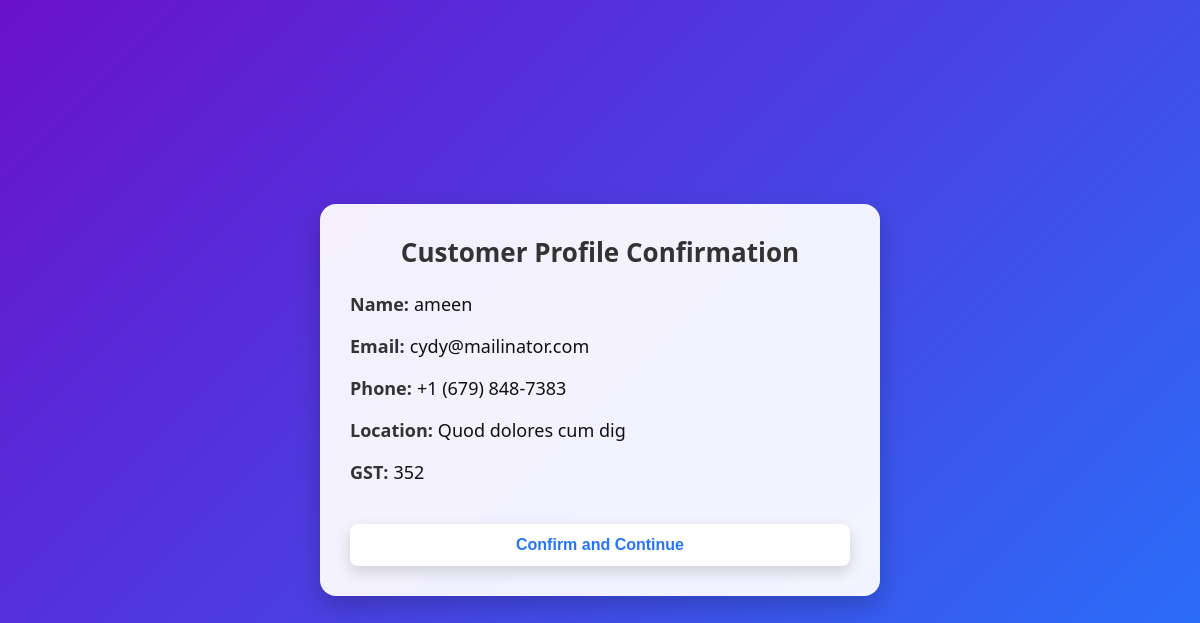
The app's page /customer/profile/1/ with its own data.
### Techno/models.py (models this page shows, shortened)
class Customer(models.Model):
    id = models.AutoField(primary_key=True)
    username = models.CharField(max_length=150)
    email = models.EmailField(null=True, blank=True)
    location = models.CharField(max_length=100)
    phone = models.CharField(max_length=10)
    gst_no = models.CharField(max_length=15, null=True, blank=True)

### Techno/views.py (the view)
# urls.py: path('customer/profile/<int:customer_id>/', customer_profile_view, name='customer_profile_view'),
def customer_profile_view(request, customer_id):
    customer = get_object_or_404(Customer, id=customer_id)
    return render(request, 'customer_profile.html', {'customer': customer})

### Techno/templates/customer_profile.html (shortened to what this page needs)
{% load static %}
<!DOCTYPE html>
<html>
<head>
    <link rel="stylesheet" href="{% static 'css/customer_profile.css' %}">
</head>
<body>
    <div class="profile-card">
        <h2>Customer Profile Confirmation</h2>
        <div class="profile-info">
            <p class="profile-item"><span class="label">Name:</span> <span class="value">{{ customer.username }}</span></p>
            <p class="profile-item"><span class="label">Email:</span> <span class="value">{{ customer.email }}</span></p>
            <p class="profile-item"><span class="label">Phone:</span> <span class="value">{{ customer.phone }}</span></p>
            <p class="profile-item"><span class="label">Location:</span> <span class="value">{{ customer.location }}</span></p>
            <p class="profile-item"><span class="label">GST:</span> <span class="value">{{ customer.gst_no }}</span></p>
        </div>
        <form method="post" action="{% url 'confirm_customer' customer.id %}">
            <button type="submit" class="btn">Confirm and Continue</button>
        </form>
    </div>
</body>
</html>

### static/css/customer_profile.css (style rules this page uses)
body { margin: 0; padding: 0; font-family: 'Segoe UI', Tahoma, Geneva, Verdana, sans-serif; background: linear-gradient(135deg, #6a11cb 0%, #2575fc 100%); display: flex; justify-content: center; align-items: center; min-height: 100vh; }
.profile-card { width: 90%; max-width: 500px; background-color: #ffffffee; border-radius: 16px; padding: 30px; box-shadow: 0 10px 25px rgba(0, 0, 0, 0.2); text-align: left; backdrop-filter: blur(6px); margin: 50px; }
.profile-card h2 { margin-top: 0; font-size: 26px; text-align: center; color: #333; }
.profile-info { margin-top: 20px; }
.profile-item { margin-bottom: 15px; font-size: 18px; display: flex; flex-wrap: wrap; gap: 5px; }
.label { font-weight: 600; color: #333; }
.value { color: #111; word-break: break-word; }
.btn { background-color: #ffffff; color: #2575fc; border: none; border-radius: 8px; padding: 12px 20px; font-size: 16px; font-weight: bold; width: 100%; margin-top: 25px; cursor: pointer; box-shadow: 0 6px 15px rgba(0, 0, 0, 0.15); transition: all 0.3s ease; }

### records on screen
Customer: username "ameen", email "cydy@mailinator.com", phone "+1 (679) 848-7383", location "Quod dolores cum dig", gst_no "352"
